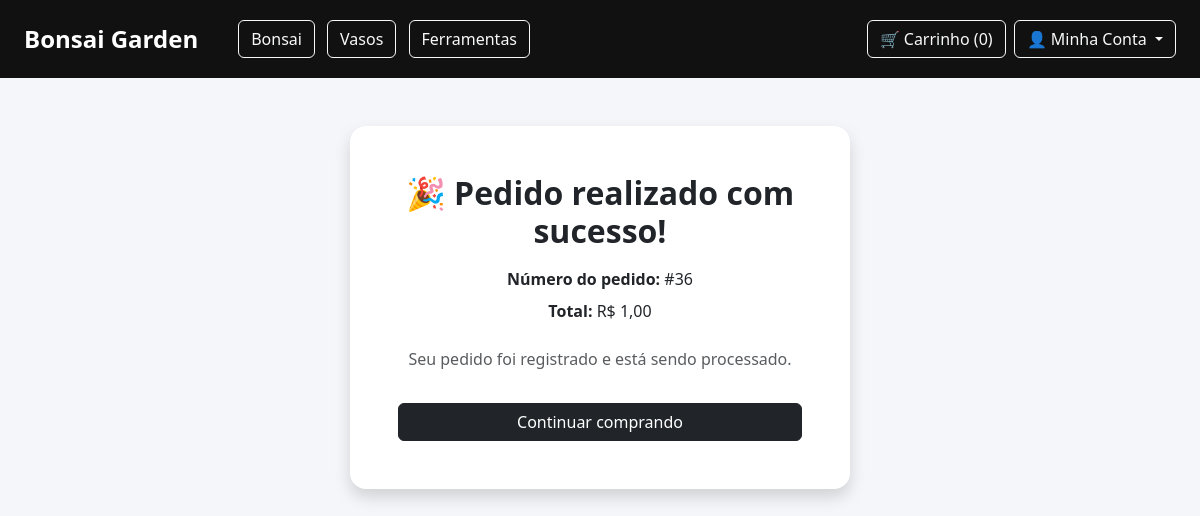
The app's page /pedido/sucesso/36/ (signed in) with its own data.
### produtos/models.py (models this page shows, shortened)
class Categoria(models.Model):
    nome = models.CharField(max_length=100)
    imagem = models.ImageField(upload_to='categorias/')
    destaque_home = models.BooleanField(default=False, verbose_name="Exibir na Home?")

class Pedido(models.Model):
    usuario = models.ForeignKey(
        User,
        on_delete=models.CASCADE,
        related_name='pedidos'
    )
    STATUS_CHOICES = [
        ('pendente', 'Pendente'),
        ('pago', 'Pago'),
        ('cancelado', 'Cancelado'),
    ]
    criado_em = models.DateTimeField(
        auto_now_add=True
    )
    total = models.DecimalField(
        max_digits=10,
        decimal_places=2,
        default=0
    )
    status = models.CharField(
        max_length=20,
        choices=STATUS_CHOICES,
        default='pendente'
    )
    mercadopago_id = models.CharField(
        max_length=100,
        blank=True,
        null=True
    )
    nome_cliente = models.CharField(
        max_length=150,
        blank=True
    )
    telefone = models.CharField(
        max_length=20,
        blank=True
    )
    cep = models.CharField(
        max_length=20,
        blank=True
    )
    cidade = models.CharField(
        max_length=100,
        blank=True
    )
    endereco = models.CharField(
        max_length=255,
        blank=True
    )
    numero = models.CharField(
        max_length=20,
        blank=True
    )
    complemento = models.CharField(
        max_length=255,
        blank=True
    )
    valor_frete = models.DecimalField(
        max_digits=10,
        decimal_places=2,
        default=0
    )
    tipo_frete = models.CharField(
        max_length=100,
        blank=True
    )
    prazo_entrega = models.IntegerField(
        null=True,
        blank=True
    )
    codigo_frete = models.CharField(
        max_length=100,
        blank=True,
        null=True
    )

### produtos/views.py (the view)
@login_required
def pedido_sucesso(request, pedido_id):
    pedido = get_object_or_404(Pedido, id=pedido_id, usuario=request.user)
    return render(request, 'pedido_sucesso.html', {'pedido': pedido})

### produtos/views.py (called while the page is built)
def limpar_carrinho(carrinho):
    carrinho_limpo = {}
    for produto_id, quantidade in carrinho.items():
        if Produto.objects.filter(id=produto_id).exists():
            carrinho_limpo[str(produto_id)] = quantidade
    return carrinho_limpo

def dados_carrinho(request):
    carrinho = limpar_carrinho(
        request.session.get('carrinho', {})
    )
    request.session['carrinho'] = carrinho
    total_itens = sum(carrinho.values())
    categorias = Categoria.objects.all()
    return {
        'total_itens': total_itens,
        'categorias': categorias
    }

### templates/pedido_sucesso.html (shortened to what this page needs)
{% extends 'base.html' %}
{% block content %}
<div class="container text-center mt-5">
    <div class="card p-5 shadow mx-auto border-0 rounded-4"
         style="max-width: 500px;">
        <h2 class="mb-3 fw-bold">
            🎉 Pedido realizado com sucesso!
        </h2>
        <p class="mb-2">
            <strong>Número do pedido:</strong>
            #{{ pedido.id }}
        </p>
        <p class="mb-4">
            <strong>Total:</strong>
            R$ {{ pedido.total }}
        </p>
        <p class="text-muted">
            Seu pedido foi registrado e está sendo processado.
        </p>
        <a href="/"
           class="btn btn-dark mt-3">
            Continuar comprando
        </a>
    </div>
</div>
{% endblock %}

### templates/base.html (shortened to what this page needs)
<!DOCTYPE html>
<html lang="pt-br">
<head>
    <link href="https://cdn.jsdelivr.net/npm/bootstrap@5.3.0/dist/css/bootstrap.min.css" rel="stylesheet">
</head>
<body>
<nav class="navbar navbar-expand-lg px-4 py-3">
    <a class="navbar-brand" href="{% url 'home' %}">
        Bonsai Garden
    </a>
    <div class="ms-4">
        {% for categoria in categorias %}
            <a href="{% url 'produtos_categoria' categoria.id %}"
               class="btn btn-outline-light btn-categoria">
                {{ categoria.nome }}
            </a>
        {% endfor %}
    </div>
    <div class="ms-auto d-flex align-items-center gap-2">
        <a href="{% url 'ver_carrinho' %}" class="btn btn-outline-light">
            🛒 Carrinho
            (<span class="carrinho-count">{{ total_itens|default:0 }}</span>)
        </a>
        {% if user.is_authenticated %}
            <div class="dropdown">
                <button
                    class="btn btn-outline-light dropdown-toggle"
                    type="button"
                    data-bs-toggle="dropdown"
                >
                    👤 Minha Conta
                </button>
            </div>
        {% endif %}
    </div>
</nav>
<div class="container-fluid px-4">
    {% block content %}
    {% endblock %}
</div>
</body>
</html>

### templates/base.html (style rules this page uses)
body { background: #f4f6f9; margin: 0; }
.navbar { background: #111; }
.navbar-brand { color: white !important; font-weight: bold; font-size: 24px; }
.btn-categoria { margin-right: 8px; }
.card { border: none; border-radius: 0; overflow: hidden; transition: 0.3s; }

### records on screen
Categoria: nome "Bonsai"
Categoria: nome "Vasos"
Categoria: nome "Ferramentas"
Pedido: id "36", total "1,00"

### other values on screen
{{ total_itens|default:0 }} "0"
